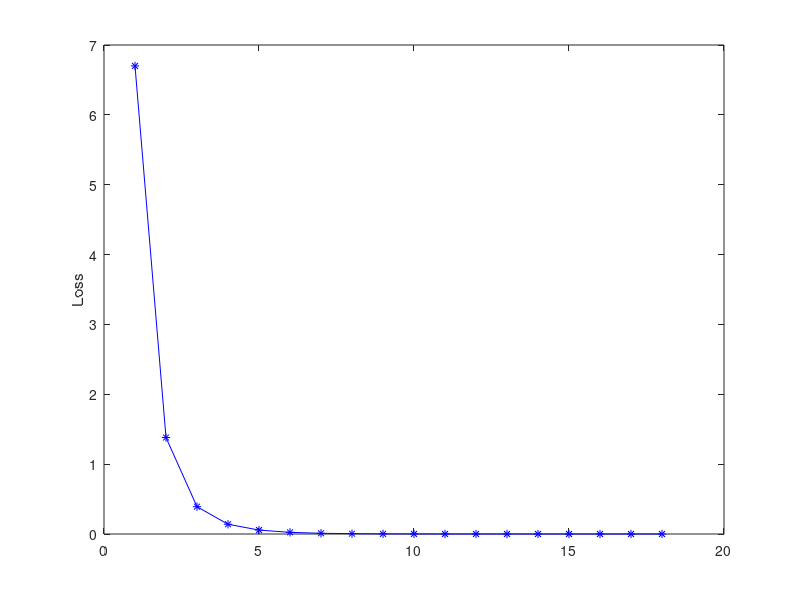

MATLAB code to generate this figure:
%%%%%%%%%%Q1.m%%%%%%%%%%%%%%%%%%%%%%%%%%%%%%%%%%%%%%%
clc;
clear;
load('initialization.mat')

%Grad = 2*A*2 - 2*b'*A;
result = [0];
%result(1) = norm((A*w - b),2)^2;
result(1) = norm((A*w - b),2)^2;
%Number of iterations = 2
thresh = 0.01;
Grad = 2*A'*A*w - 2*A*b;
while norm(Grad) > thresh 
     Grad = 2*A'*A*w - 2*A*b;
     if(norm((A*(w - t*Grad) - b),2)^2 > norm((A*w - b),2)^2 - alpha*t*(norm(Grad,2)^2))
         t = beta*t;
     else
         w = w - t*Grad;
         result = [result,norm((A*w - b),2)^2];
     end
end
plot(result,'-*b')
ylabel('Loss')
